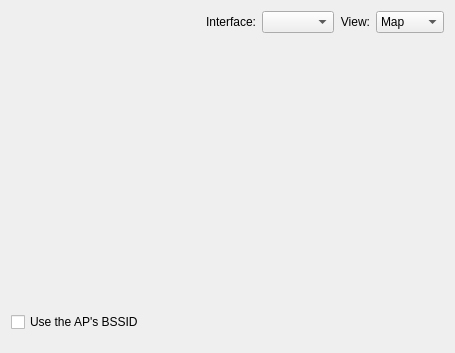
<?xml version="1.0" encoding="UTF-8"?>
<ui version="4.0">
 <class>ScanWidget</class>
 <widget class="QWidget" name="ScanWidget">
  <property name="geometry">
   <rect>
    <x>0</x>
    <y>0</y>
    <width>455</width>
    <height>353</height>
   </rect>
  </property>
  <property name="sizePolicy">
   <sizepolicy hsizetype="MinimumExpanding" vsizetype="MinimumExpanding">
    <horstretch>0</horstretch>
    <verstretch>0</verstretch>
   </sizepolicy>
  </property>
  <layout class="QVBoxLayout" name="verticalLayout_2">
   <item>
    <layout class="QHBoxLayout" name="horizontalLayout">
     <item>
      <spacer name="horizontalSpacer">
       <property name="orientation">
        <enum>Qt::Horizontal</enum>
       </property>
       <property name="sizeHint" stdset="0">
        <size>
         <width>40</width>
         <height>20</height>
        </size>
       </property>
      </spacer>
     </item>
     <item>
      <widget class="QLabel" name="m_interfaceLabel">
       <property name="text">
        <string>Interface:</string>
       </property>
       <property name="alignment">
        <set>Qt::AlignRight|Qt::AlignTrailing|Qt::AlignVCenter</set>
       </property>
      </widget>
     </item>
     <item>
      <widget class="KComboBox" name="m_interface"/>
     </item>
     <item>
      <widget class="QLabel" name="m_viewLabel_2">
       <property name="text">
        <string>View:</string>
       </property>
       <property name="alignment">
        <set>Qt::AlignRight|Qt::AlignTrailing|Qt::AlignVCenter</set>
       </property>
      </widget>
     </item>
     <item>
      <widget class="KComboBox" name="m_view">
       <item>
        <property name="text">
         <string>Map</string>
        </property>
       </item>
       <item>
        <property name="text">
         <string>Details</string>
        </property>
       </item>
      </widget>
     </item>
    </layout>
   </item>
   <item>
    <widget class="QStackedWidget" name="m_stack">
     <property name="currentIndex">
      <number>0</number>
     </property>
     <widget class="QWidget" name="page"/>
    </widget>
   </item>
   <item>
    <spacer name="verticalSpacer">
     <property name="orientation">
      <enum>Qt::Vertical</enum>
     </property>
     <property name="sizeType">
      <enum>QSizePolicy::Preferred</enum>
     </property>
     <property name="sizeHint" stdset="0">
      <size>
       <width>20</width>
       <height>10</height>
      </size>
     </property>
    </spacer>
   </item>
   <item>
    <widget class="QCheckBox" name="m_useBssid">
     <property name="toolTip">
      <string>Use the selected AP's BSSID in the connection settings</string>
     </property>
     <property name="whatsThis">
      <string>Automatically set the BSSID in the connection settings to the selected AP's BSSID. This is useful if multiple networks with the same SSID, but different BSSIDs exist.</string>
     </property>
     <property name="text">
      <string>Use the AP's BSSID</string>
     </property>
     <property name="checked">
      <bool>false</bool>
     </property>
    </widget>
   </item>
   <item>
    <spacer name="verticalSpacer_2">
     <property name="orientation">
      <enum>Qt::Vertical</enum>
     </property>
     <property name="sizeType">
      <enum>QSizePolicy::Preferred</enum>
     </property>
     <property name="sizeHint" stdset="0">
      <size>
       <width>20</width>
       <height>10</height>
      </size>
     </property>
    </spacer>
   </item>
  </layout>
 </widget>
 <customwidgets>
  <customwidget>
   <class>KComboBox</class>
   <extends>QComboBox</extends>
   <header>kcombobox.h</header>
  </customwidget>
 </customwidgets>
 <resources/>
 <connections/>
</ui>
